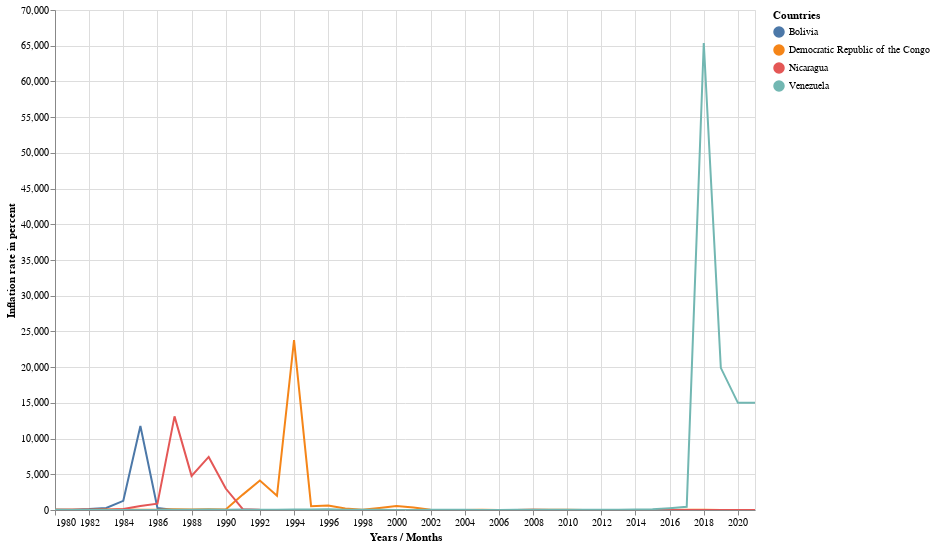

The notebook cell saved with this chart:
### Code cell
#hide
ecb.plot_time_series_with_vertical_selector(df_hyperinflation, 
                                            'Years / Months', 
                                            'Inflation rate in percent', 
                                            'Countries',
                                            700,
                                            500)

### Figure 1 — Vega-Lite specification as saved in the notebook (floating-point values rounded to 4 significant figures; data arrays with more than 128 entries replaced by an {"elided": "..."} marker saying what was removed)
{"config": {"view": {"continuousWidth": 400, "continuousHeight": 300}}, "layer": [{"mark": "line", "encoding": {"color": {"type": "nominal", "field": "Countries"}, "x": {"type": "temporal", "field": "Years / Months"}, "y": {"type": "quantitative", "field": "Inflation rate in percent"}}, "selection": {"selector002": {"type": "interval", "bind": "scales", "encodings": ["x", "y"]}}}, {"mark": "point", "encoding": {"opacity": {"value": 0}, "x": {"type": "temporal", "field": "Years / Months"}}, "selection": {"selector001": {"type": "single", "nearest": true, "on": "mouseover", "fields": ["Years / Months"], "empty": "none"}}}, {"mark": "point", "encoding": {"color": {"type": "nominal", "field": "Countries"}, "opacity": {"condition": {"value": 1, "selection": "selector001"}, "value": 0}, "x": {"type": "temporal", "field": "Years / Months"}, "y": {"type": "quantitative", "field": "Inflation rate in percent"}}}, {"mark": {"type": "rule", "color": "gray"}, "encoding": {"x": {"type": "temporal", "field": "Years / Months"}}, "transform": [{"filter": {"selection": "selector001"}}]}, {"mark": {"type": "text", "align": "left", "dx": 5, "dy": -5}, "encoding": {"color": {"type": "nominal", "field": "Countries"}, "text": {"condition": {"type": "quantitative", "field": "Inflation rate in percent", "selection": "selector001"}, "value": " "}, "x": {"type": "temporal", "field": "Years / Months"}, "y": {"type": "quantitative", "field": "Inflation rate in percent"}}}], "data": {"name": "data-58cfc5d7036bf364f98b8d8dfe8421b0"}, "height": 500, "width": 700, "$schema": "https://vega.github.io/schema/vega-lite/v4.8.1.json", "datasets": {"data-58cfc5d7036bf364f98b8d8dfe8421b0": {"elided": "168 records"}}}
